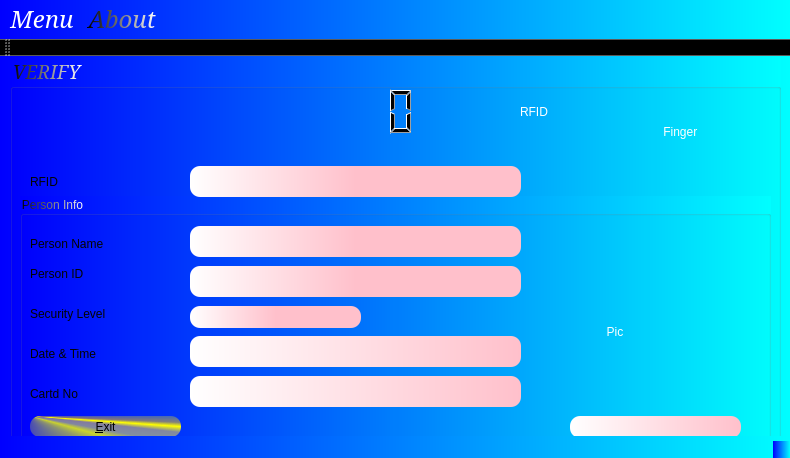
<?xml version="1.0" encoding="UTF-8"?>
<ui version="4.0">
 <class>MainWindow</class>
 <widget class="QMainWindow" name="MainWindow">
  <property name="geometry">
   <rect>
    <x>0</x>
    <y>0</y>
    <width>790</width>
    <height>458</height>
   </rect>
  </property>
  <property name="windowTitle">
   <string>MainWindow</string>
  </property>
  <property name="styleSheet">
   <string notr="true">color: qlineargradient(spread:pad, x1:0 y1:0, x2:1 y2:0, stop:0 rgba(0, 0, 0, 255), stop:1 rgba(255, 255, 255, 255));
 background: qlineargradient( x1:0 y1:0, x2:1 y2:0, stop:0 blue, stop:1 cyan);</string>
  </property>
  <widget class="QWidget" name="centralWidget">
   <widget class="QGroupBox" name="groupBox">
    <property name="geometry">
     <rect>
      <x>10</x>
      <y>0</y>
      <width>771</width>
      <height>401</height>
     </rect>
    </property>
    <property name="font">
     <font>
      <family>Serif</family>
      <pointsize>14</pointsize>
      <weight>50</weight>
      <italic>true</italic>
      <bold>false</bold>
     </font>
    </property>
    <property name="styleSheet">
     <string notr="true">font: italic 14pt &quot;Serif&quot;;</string>
    </property>
    <property name="title">
     <string>VERIFY</string>
    </property>
    <widget class="QGroupBox" name="groupBox_2">
     <property name="geometry">
      <rect>
       <x>10</x>
       <y>140</y>
       <width>751</width>
       <height>251</height>
      </rect>
     </property>
     <property name="title">
      <string>Person Info</string>
     </property>
     <widget class="QLabel" name="label">
      <property name="geometry">
       <rect>
        <x>10</x>
        <y>70</y>
        <width>111</width>
        <height>16</height>
       </rect>
      </property>
      <property name="styleSheet">
       <string notr="true">color:rgb(4, 4, 4);
background: transparent;</string>
      </property>
      <property name="text">
       <string>Person ID</string>
      </property>
     </widget>
     <widget class="QLineEdit" name="lineEdit_3">
      <property name="geometry">
       <rect>
        <x>170</x>
        <y>30</y>
        <width>331</width>
        <height>31</height>
       </rect>
      </property>
      <property name="styleSheet">
       <string notr="true">font: 20pt &quot;Serif&quot;;
background: qlineargradient( x1:0 y1:0, x2:1 y2:0, stop:0 white, stop:0.5 pink);
border-radius:10px;</string>
      </property>
     </widget>
     <widget class="QLabel" name="label_2">
      <property name="geometry">
       <rect>
        <x>10</x>
        <y>40</y>
        <width>151</width>
        <height>16</height>
       </rect>
      </property>
      <property name="autoFillBackground">
       <bool>false</bool>
      </property>
      <property name="styleSheet">
       <string notr="true">color:rgb(4, 4, 4);
background: transparent;
</string>
      </property>
      <property name="text">
       <string>Person Name</string>
      </property>
     </widget>
     <widget class="QLineEdit" name="lineEdit_4">
      <property name="geometry">
       <rect>
        <x>170</x>
        <y>70</y>
        <width>331</width>
        <height>31</height>
       </rect>
      </property>
      <property name="styleSheet">
       <string notr="true">font: 20pt &quot;Serif&quot;;
background: qlineargradient( x1:0 y1:0, x2:1 y2:0, stop:0 white, stop:0.5 pink);
border-radius:10px;</string>
      </property>
     </widget>
     <widget class="QLabel" name="label_3">
      <property name="geometry">
       <rect>
        <x>10</x>
        <y>110</y>
        <width>151</width>
        <height>16</height>
       </rect>
      </property>
      <property name="styleSheet">
       <string notr="true">color:rgb(4, 4, 4);
background: transparent;</string>
      </property>
      <property name="text">
       <string>Security Level</string>
      </property>
     </widget>
     <widget class="QLabel" name="label_4">
      <property name="geometry">
       <rect>
        <x>10</x>
        <y>190</y>
        <width>111</width>
        <height>16</height>
       </rect>
      </property>
      <property name="styleSheet">
       <string notr="true">color:rgb(4, 4, 4);
background: transparent;</string>
      </property>
      <property name="text">
       <string>Cartd No</string>
      </property>
     </widget>
     <widget class="QLineEdit" name="lineEdit_5">
      <property name="geometry">
       <rect>
        <x>170</x>
        <y>140</y>
        <width>331</width>
        <height>31</height>
       </rect>
      </property>
      <property name="styleSheet">
       <string notr="true">font: 20pt &quot;Serif&quot;;
background: qlineargradient( x1:0 y1:0, x2:1 y2:0, stop:0 white, stop:1 pink);
border-radius:10px;</string>
      </property>
     </widget>
     <widget class="QLabel" name="label_5">
      <property name="geometry">
       <rect>
        <x>10</x>
        <y>150</y>
        <width>131</width>
        <height>16</height>
       </rect>
      </property>
      <property name="styleSheet">
       <string notr="true">color:rgb(4, 4, 4);
background: transparent;</string>
      </property>
      <property name="text">
       <string>Date &amp; Time</string>
      </property>
     </widget>
     <widget class="QLineEdit" name="lineEdit_7">
      <property name="geometry">
       <rect>
        <x>170</x>
        <y>180</y>
        <width>331</width>
        <height>31</height>
       </rect>
      </property>
      <property name="styleSheet">
       <string notr="true">font: italic 20pt &quot;Serif&quot;;
background: qlineargradient( x1:0 y1:0, x2:1 y2:0, stop:0 white, stop:1 pink);
border-radius:10px;</string>
      </property>
     </widget>
     <widget class="QPushButton" name="Btn_Exit">
      <property name="geometry">
       <rect>
        <x>10</x>
        <y>220</y>
        <width>151</width>
        <height>21</height>
       </rect>
      </property>
      <property name="styleSheet">
       <string notr="true">border-radius:10px;
background:qconicalgradient(cx:0, cy:0, angle:135, stop:0 rgba(255, 255, 0, 69), stop:0.375 rgba(255, 255, 0, 69), stop:0.423533 rgba(251, 255, 0, 145), stop:0.45 rgba(247, 255, 0, 208), stop:0.477581 rgba(255, 244, 71, 130), stop:0.518717 rgba(255, 218, 71, 130), stop:0.55 rgba(255, 255, 0, 255), stop:0.57754 rgba(255, 203, 0, 130), stop:0.625 rgba(255, 255, 0, 69), stop:1 rgba(255, 255, 0, 69));
color:black;</string>
      </property>
      <property name="text">
       <string>&amp;Exit</string>
      </property>
     </widget>
     <widget class="QLabel" name="l_Pic">
      <property name="geometry">
       <rect>
        <x>540</x>
        <y>30</y>
        <width>191</width>
        <height>211</height>
       </rect>
      </property>
      <property name="styleSheet">
       <string notr="true">
background:transparent;
border-color: rgb(7, 7, 7);</string>
      </property>
      <property name="text">
       <string>              Pic</string>
      </property>
     </widget>
     <widget class="QLineEdit" name="lineEdit">
      <property name="geometry">
       <rect>
        <x>550</x>
        <y>220</y>
        <width>171</width>
        <height>22</height>
       </rect>
      </property>
      <property name="styleSheet">
       <string notr="true">font: 12pt &quot;Serif&quot;;
background: qlineargradient( x1:0 y1:0, x2:1 y2:0, stop:0 white, stop:1 pink);
border-radius:10px;</string>
      </property>
     </widget>
     <widget class="QLineEdit" name="lineEdit_2">
      <property name="geometry">
       <rect>
        <x>170</x>
        <y>110</y>
        <width>171</width>
        <height>22</height>
       </rect>
      </property>
      <property name="styleSheet">
       <string notr="true">font: 20pt &quot;Serif&quot;;
background: qlineargradient( x1:0 y1:0, x2:1 y2:0, stop:0 white, stop:0.5 pink);
border-radius:10px;</string>
      </property>
     </widget>
     <zorder>l_Pic</zorder>
     <zorder>label</zorder>
     <zorder>lineEdit_3</zorder>
     <zorder>label_2</zorder>
     <zorder>lineEdit_4</zorder>
     <zorder>label_3</zorder>
     <zorder>label_4</zorder>
     <zorder>lineEdit_5</zorder>
     <zorder>label_5</zorder>
     <zorder>lineEdit_7</zorder>
     <zorder>Btn_Exit</zorder>
     <zorder>lineEdit</zorder>
     <zorder>lineEdit_2</zorder>
    </widget>
    <widget class="QLabel" name="label_8">
     <property name="geometry">
      <rect>
       <x>20</x>
       <y>110</y>
       <width>51</width>
       <height>31</height>
      </rect>
     </property>
     <property name="styleSheet">
      <string notr="true">color:rgb(4, 4, 4);
background: transparent;</string>
     </property>
     <property name="text">
      <string>RFID</string>
     </property>
    </widget>
    <widget class="QLabel" name="label_6">
     <property name="geometry">
      <rect>
       <x>630</x>
       <y>20</y>
       <width>141</width>
       <height>111</height>
      </rect>
     </property>
     <property name="styleSheet">
      <string notr="true">color: qlineargradient(spread:pad, x1:0, y1:0, x2:1, y2:0, stop:0 rgba(0, 0, 0, 255), stop:1 rgba(255, 255, 255, 255));
background: transparent;</string>
     </property>
     <property name="text">
      <string>       Finger</string>
     </property>
    </widget>
    <widget class="QLineEdit" name="lineEdit_6">
     <property name="geometry">
      <rect>
       <x>180</x>
       <y>110</y>
       <width>331</width>
       <height>31</height>
      </rect>
     </property>
     <property name="styleSheet">
      <string notr="true">font: 20pt &quot;Serif&quot;;
background: qlineargradient( x1:0 y1:0, x2:1 y2:0, stop:0 white, stop:0.5 pink);
border-radius:10px;</string>
     </property>
    </widget>
    <widget class="QLabel" name="label_7">
     <property name="geometry">
      <rect>
       <x>510</x>
       <y>20</y>
       <width>121</width>
       <height>71</height>
      </rect>
     </property>
     <property name="styleSheet">
      <string notr="true">color: qlineargradient(spread:pad, x1:0, y1:0, x2:1, y2:0, stop:0 rgba(0, 0, 0, 255), stop:1 rgba(255, 255, 255, 255));
background: transparent;</string>
     </property>
     <property name="text">
      <string>RFID</string>
     </property>
    </widget>
    <widget class="QLCDNumber" name="lcdNumber">
     <property name="geometry">
      <rect>
       <x>240</x>
       <y>30</y>
       <width>201</width>
       <height>51</height>
      </rect>
     </property>
     <property name="styleSheet">
      <string notr="true">background:transparent;</string>
     </property>
    </widget>
   </widget>
  </widget>
  <widget class="QToolBar" name="mainToolBar">
   <attribute name="toolBarArea">
    <enum>TopToolBarArea</enum>
   </attribute>
   <attribute name="toolBarBreak">
    <bool>false</bool>
   </attribute>
  </widget>
  <widget class="QStatusBar" name="statusBar"/>
  <widget class="QMenuBar" name="menuBar">
   <property name="geometry">
    <rect>
     <x>0</x>
     <y>0</y>
     <width>790</width>
     <height>33</height>
    </rect>
   </property>
   <property name="font">
    <font>
     <family>Serif</family>
     <pointsize>18</pointsize>
     <weight>50</weight>
     <italic>true</italic>
     <bold>false</bold>
    </font>
   </property>
   <widget class="QMenu" name="menuMenu">
    <property name="geometry">
     <rect>
      <x>410</x>
      <y>91</y>
      <width>240</width>
      <height>226</height>
     </rect>
    </property>
    <property name="font">
     <font>
      <family>Serif</family>
      <pointsize>18</pointsize>
      <italic>true</italic>
     </font>
    </property>
    <property name="styleSheet">
     <string notr="true"/>
    </property>
    <property name="title">
     <string>Menu</string>
    </property>
    <addaction name="separator"/>
    <addaction name="actionSignature"/>
    <addaction name="separator"/>
    <addaction name="actionDisplay_Logs"/>
    <addaction name="separator"/>
    <addaction name="actionUser_Lists"/>
    <addaction name="separator"/>
    <addaction name="actionDelete_User"/>
    <addaction name="separator"/>
   </widget>
   <widget class="QMenu" name="menuAbout">
    <property name="font">
     <font>
      <family>Serif</family>
      <pointsize>14</pointsize>
      <weight>50</weight>
      <italic>true</italic>
      <bold>false</bold>
     </font>
    </property>
    <property name="title">
     <string>About</string>
    </property>
    <addaction name="actionAbout"/>
   </widget>
   <addaction name="menuMenu"/>
   <addaction name="menuAbout"/>
  </widget>
  <action name="actionSignature">
   <property name="text">
    <string>Signature</string>
   </property>
  </action>
  <action name="actionAbout">
   <property name="text">
    <string>About</string>
   </property>
   <property name="font">
    <font>
     <family>Serif</family>
     <pointsize>18</pointsize>
    </font>
   </property>
  </action>
  <action name="actionDelete_User">
   <property name="text">
    <string>Delete User</string>
   </property>
  </action>
  <action name="actionUser_Lists">
   <property name="text">
    <string>Display Users</string>
   </property>
  </action>
  <action name="actionDisplay_Logs">
   <property name="text">
    <string>Display Logs</string>
   </property>
  </action>
 </widget>
 <layoutdefault spacing="6" margin="11"/>
 <resources/>
 <connections/>
</ui>
